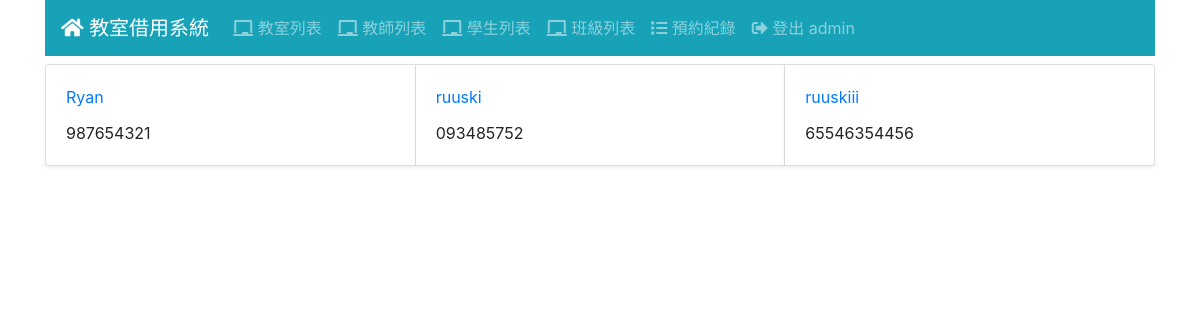
The page /classes/3/stu_relate (signed in) on the database as committed earlier.
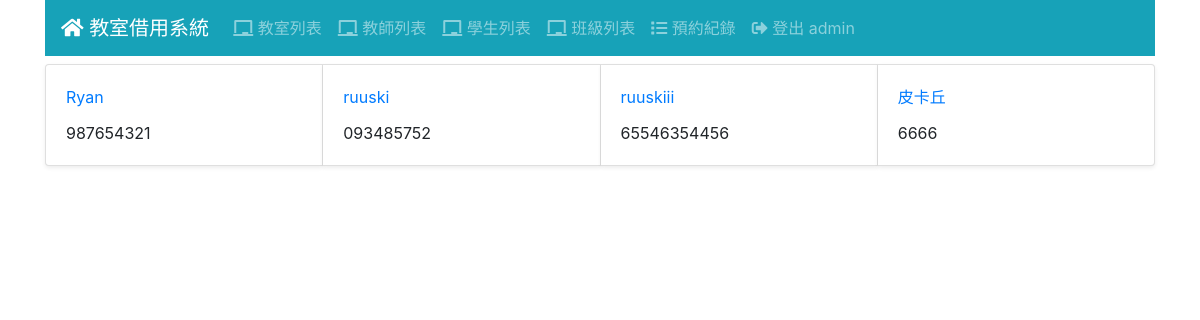
The same page on the database as committed later.
### student/models.py (models this page shows, shortened)
class Student(Model):
    realname = CharField('姓名', max_length=32)
    stu_classes = models.ManyToManyField(Classes,through='Student_Classes')
    cardid= CharField('卡號', max_length=30)

### classes/views.py (the view)
# urls.py: path('<int:pk>/stu_relate',ClassesRelateStudentList.as_view(),name='classes_stu_relate'),
class ClassesRelateStudentList(LoginRequiredMixin,ListView):
    model= Student
    template_name = 'classes/stu_relate.html'
    def get_context_data(self, **kwargs):
        context=super().get_context_data(**kwargs)
        classes=Classes.objects.filter(id=self.kwargs['pk'])
        context['choosen_classes']=classes[0]
        return context

### templates/classes/stu_relate.html
{% extends "base.html" %}
{% block content %}
<div id="student-list" class="card-group">
  {% for student in student_list %}
    <div class="card shadow-sm">
        <div class="card-body">
        <div class="card-title">
            <a href="{% url 'classes_relate_student' choosen_classes.id student.id %}">{{ student.realname }}</a>
        </div>
        <div class="card-text">{{ student.cardid }}</div>
        </div>
    </div>
  {% endfor %}
</div>
{% endblock %}

Rows that differ between the two databases and show on the page:
added Student: realname "皮卡丘", cardid "6666"
